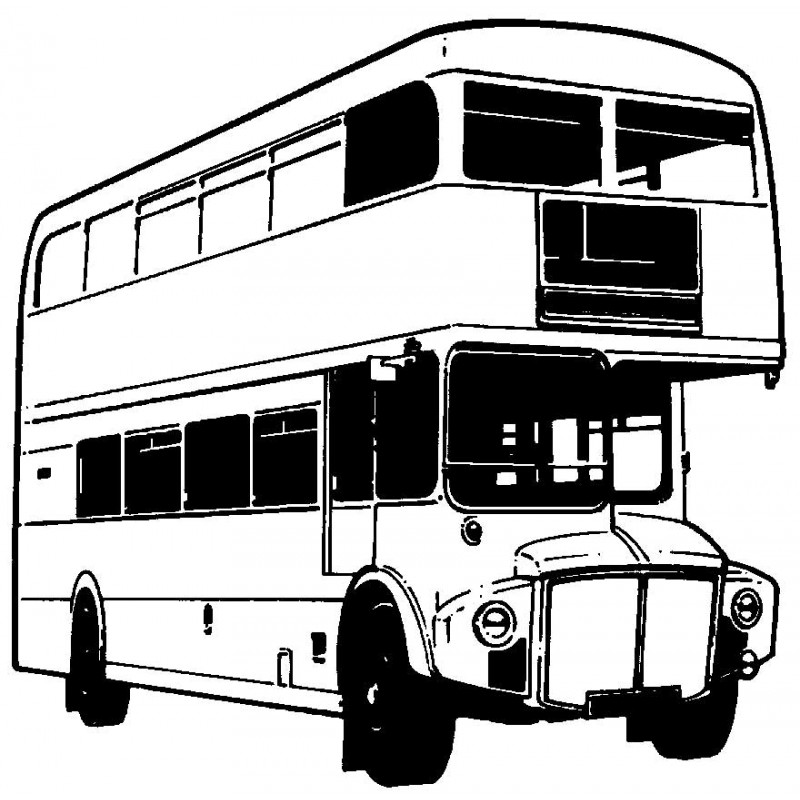
#> input picture Kenar Belirleme Projeler/beyaz.jpg, 800 x 800 px
$ jupyter execute --allow-errors Untitled1.ipynb   (older library calls are emulated)
#> lines starting #> are read from the running program, lines starting #| are printed output that depends on the picture
[cell 1]
import cv2
import numpy as np

img=cv2.imread('beyaz.jpg');
#> img is the input picture: shape (800, 800, 3); min 0, max 255, mean 176.4

gray=cv2.cvtColor(img,cv2.COLOR_BGR2GRAY)
gaus=cv2.GaussianBlur(gray,(3,3),0)
kernelx=np.array([[1,1,1],[0,0,0],[-1,-1,-1]])
kernely=np.array([[-1,0,1],[-1,0,1],[-1,0,1]])
prewittx=cv2.filter2D(gaus,-1,kernelx)
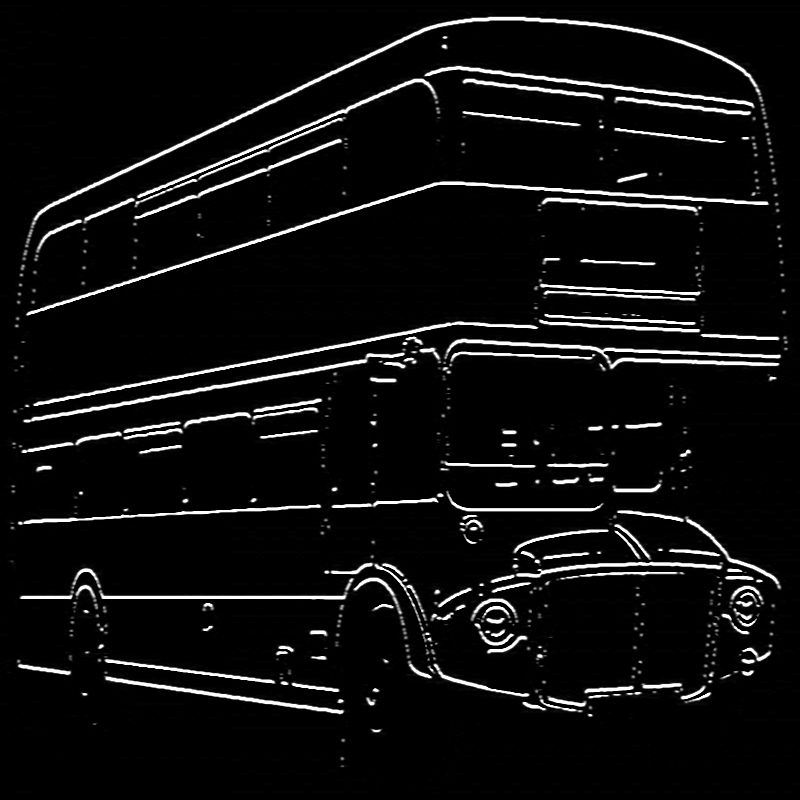
#> prewittx: shape (800, 800); min 0, max 255, mean 14.9
prewitty=cv2.filter2D(gaus,-1,kernely)
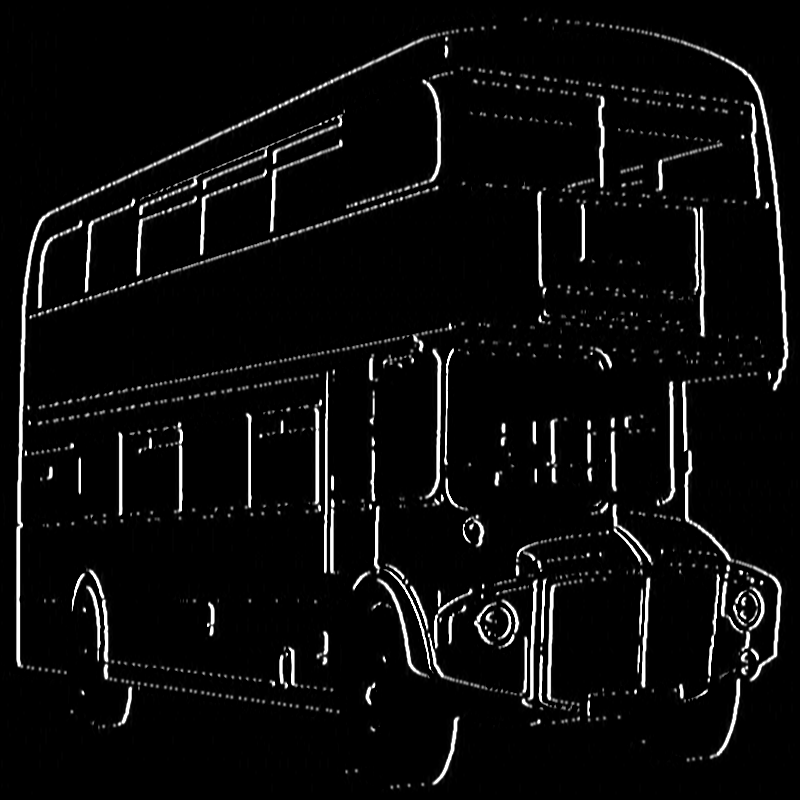
#> prewitty: shape (800, 800); min 0, max 255, mean 11.6

#sobel
img_sobelx = cv2.Sobel(gaus,cv2.CV_8U,1,0,ksize=3)
img_sobely = cv2.Sobel(gaus,cv2.CV_8U,0,1,ksize=3)
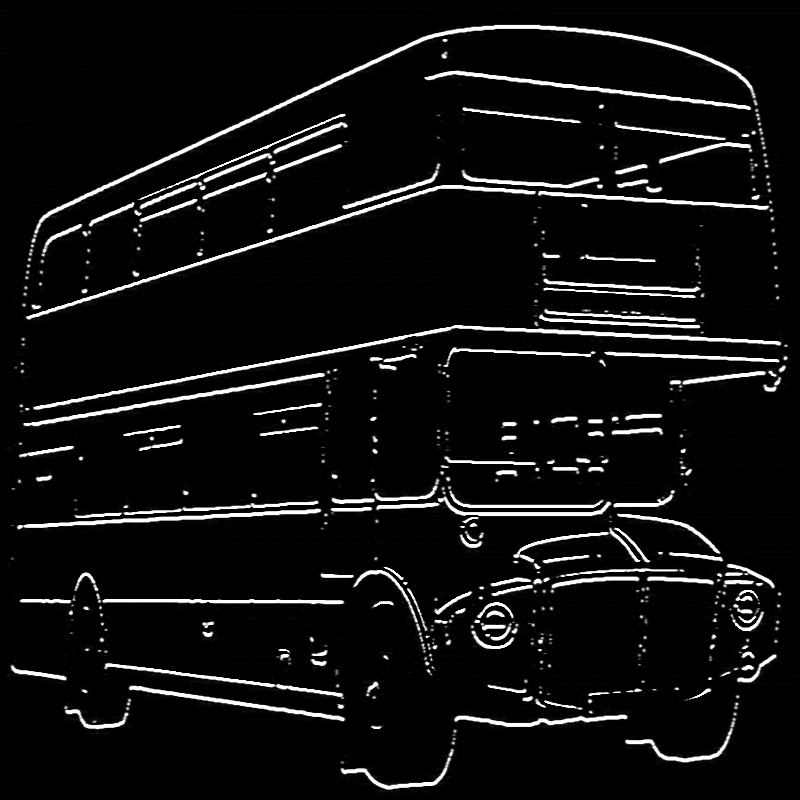
#> img_sobely: shape (800, 800); min 0, max 255, mean 16.4
img_sobel = img_sobelx + img_sobely
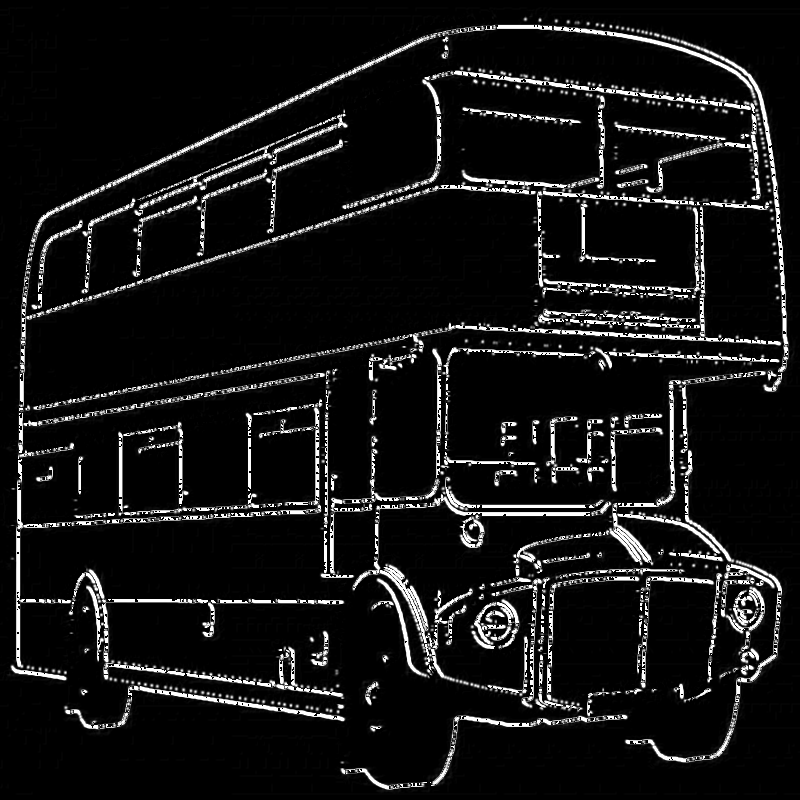
#> img_sobel: shape (800, 800); min 0, max 255, mean 20.7


#cv2.imshow("Prewitt X",prewittx)
#cv2.imshow("Prewitt Y",prewitty)
cv2.imshow("sobel", img_sobel)

cv2.imshow("prewitt", prewittx+prewitty)
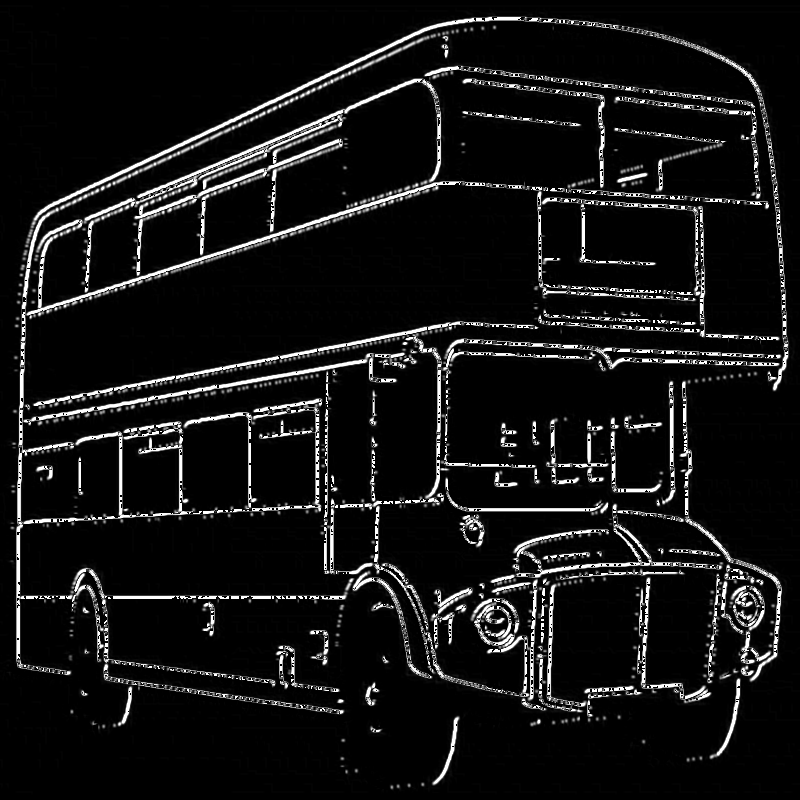
#> window 'prewitt': shape (800, 800); min 0, max 255, mean 20
cv2.waitKey (0)
#> (the rest of this cell did not finish here and is left out)
